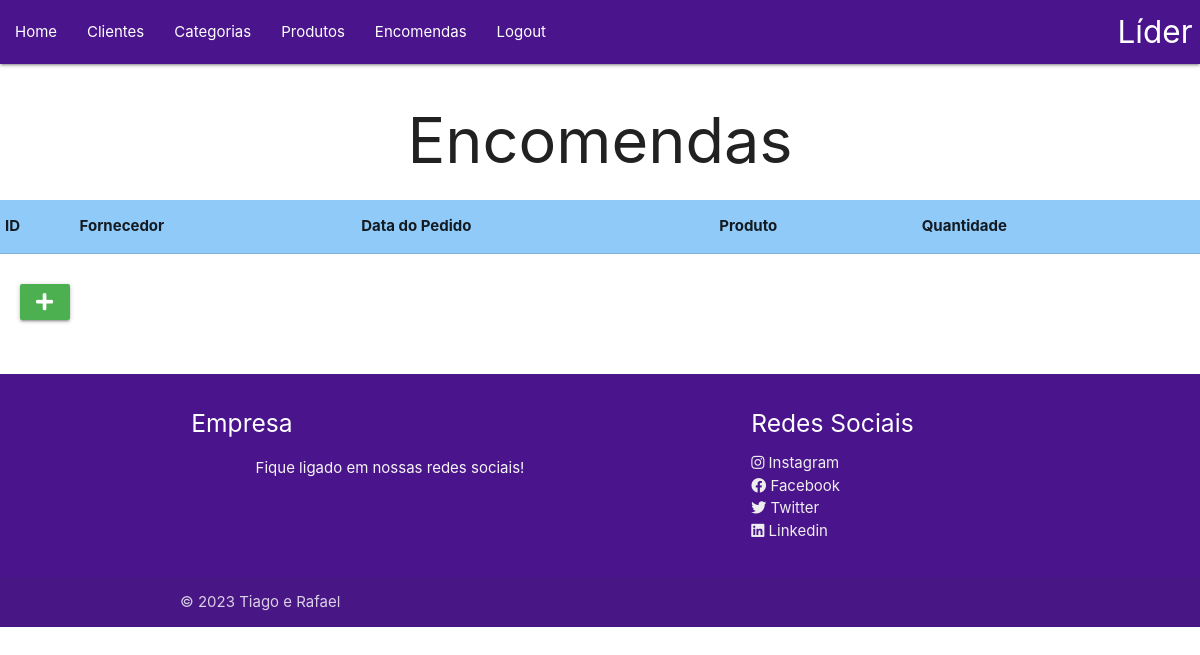
Page /VIEW/encomenda/listarEncomendas.php (signed in) on the earlier database version.
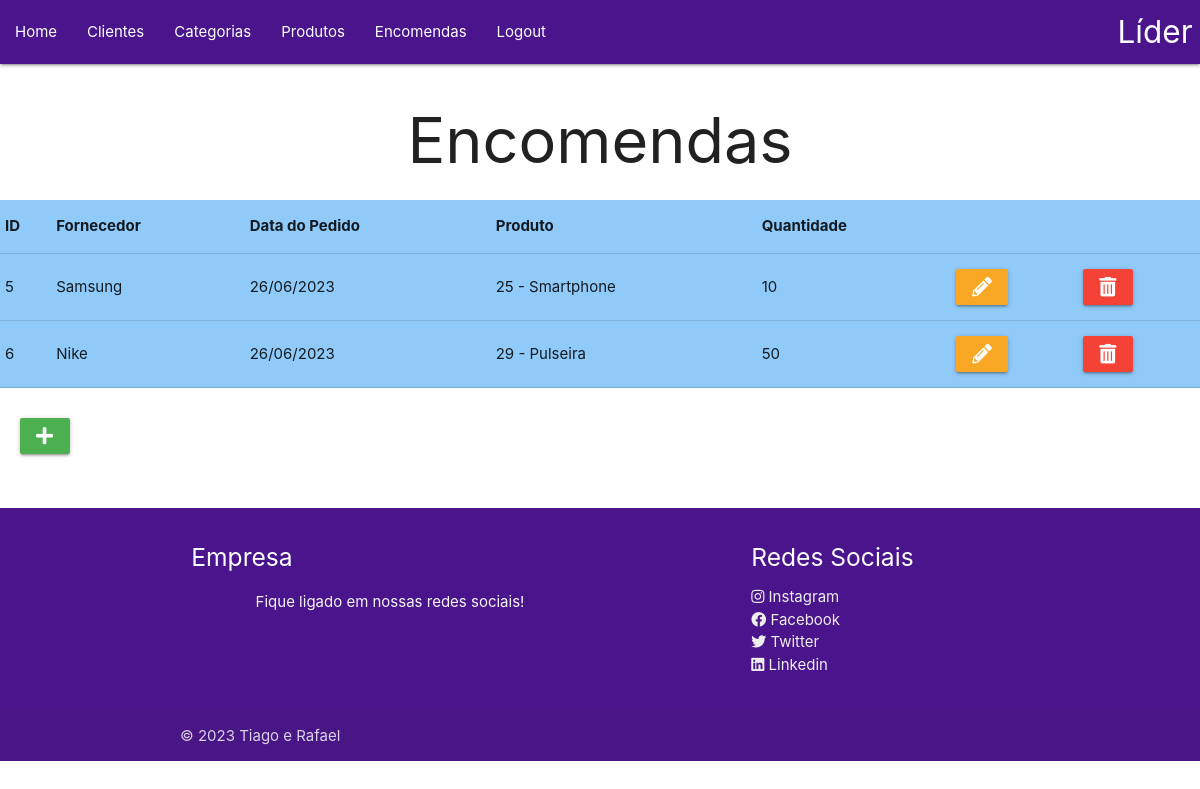
Same page on the later database version.
### tables this page shows
CREATE TABLE `encomenda` (
  `id` int(11) NOT NULL,
  `fornecedor` varchar(35) NOT NULL,
  `data_pedido` date NOT NULL,
  `id_produto` int(11) NOT NULL,
  `quantidade` int(11) NOT NULL
);

CREATE TABLE `produto` (
  `id` int(11) NOT NULL,
  `nome` varchar(35) NOT NULL,
  `id_categoria` int(11) NOT NULL,
  `valor` float NOT NULL,
  `qntd_estoque` int(11) NOT NULL
);

### DAL/dalEncomenda.php (called while the page is built, shortened)
<?php
include_once 'C:\xampp\htdocs\empresa\MODEL\Encomenda.php';
class dalEncomenda {
    public function Select() {
        $con = Conexao::conectar();
        $sql = 'SELECT * FROM encomenda;';
        $result = $con->query($sql);
        $lstEncomendas = [];
        foreach ($result as $linha) {
            $encomenda = new \MODEL\Encomenda();
            $encomenda->setId($linha['id']);
            $encomenda->setFornecedor($linha['fornecedor']);
            $encomenda->setDataPedido($linha['data_pedido']);
            $encomenda->setIdProduto($linha['id_produto']);
            $encomenda->setQuantidade($linha['quantidade']);
            $lstEncomendas[] = $encomenda;
        }
        return $lstEncomendas;
    }
}

### BLL/bllEncomenda.php (called while the page is built, shortened)
<?php
include_once "../../DAL/dalEncomenda.php";
include_once "../../DAL/dalProduto.php";
class bllEncomenda {
    public function Select() {
        $dal = new \DAL\dalEncomenda();
        return $dal->Select();
    }
}
?>

### MODEL/Encomenda.php (called while the page is built, shortened)
<?php
class Encomenda {
    private ?int $id;
    private ?string $fornecedor;
    private ?string $data_pedido;
    private ?int $id_produto;
    private ?int $quantidade;
    public function __construct(?int $id = null, ?string $fornecedor = null, ?int $id_produto = null, ?int $quantidade = null) {
        $this->id = $id;
        $this->fornecedor = $fornecedor;
        $this->data_pedido = date('Y-m-d');
        $this->id_produto = $id_produto;
        $this->quantidade = $quantidade;
    }
    public function getId(): ?int {
        return $this->id;
    }
    public function setId(?int $id): void {
        $this->id = $id;
    }
    public function getFornecedor(): ?string {
        return $this->fornecedor;
    }
    public function setFornecedor(?string $fornecedor): void {
        $this->fornecedor = $fornecedor;
    }
    public function getDataPedido(): ?string {
        return $this->data_pedido;
    }
    public function setDataPedido(?string $data_pedido): void {
        $this->data_pedido = $data_pedido;
    }
    public function getIdProduto(): ?int {
        return $this->id_produto;
    }
    public function setIdProduto(?int $id_produto): void {
        $this->id_produto = $id_produto;
    }
    public function getQuantidade(): ?int {
        return $this->quantidade;
    }
    public function setQuantidade(?int $quantidade): void {
        $this->quantidade = $quantidade;
    }
}
?>

### DAL/dalProduto.php (called while the page is built, shortened)
<?php
include_once 'C:\xampp\htdocs\empresa\MODEL\Produto.php';
class dalProduto {
    public function SelectID(int $id){
        $sql = "SELECT * FROM produto WHERE id=?;";
        $pdo = Conexao::conectar();
        $query = $pdo->prepare($sql);
        $query->execute (array($id));
        $linha = $query->fetch(\PDO::FETCH_ASSOC);
        $produto = new \MODEL\Produto();
        $produto->setId($linha['id']);
        $produto->setNome($linha['nome']);
        $produto->setIdCategoria($linha['id_categoria']);
        $produto->setValor($linha['valor']);
        $produto->setQuantidadeEstoque($linha['qntd_estoque']);
        return $produto;
    }
}

### BLL/bllProduto.php (called while the page is built, shortened)
<?php
include_once "../../DAL/dalProduto.php";
class bllProduto {
    public function SelectID (int $id){
        $dal = new  \DAL\dalProduto();
        return $dal->SelectID($id);
    }
}
?>

### MODEL/Produto.php (called while the page is built, shortened)
<?php
class Produto {
    private ?string $nome;
    public function __construct(?int $id = null, ?string $nome = null, ?int $idCategoria = null, ?float $valor = null, ?int $quantidadeEstoque = null) {
        $this->nome = $nome;
    }
    public function getNome(): ?string {
        return $this->nome;
    }
    public function setNome(?string $nome): void {
        $this->nome = $nome;
    }
}
?>

### VIEW/encomenda/listarEncomendas.php (the view, shortened to what this page needs)
<?php
include_once 'C:\xampp\htdocs\empresa\BLL\bllEncomenda.php';
include_once 'C:\xampp\htdocs\empresa\BLL\bllProduto.php';
$bllEncomenda = new \BLL\bllEncomenda();
$lstEncomenda = $bllEncomenda->Select();
$bllProduto = new \BLL\bllProduto();
function formatarData($data) {
    return date('d/m/Y', strtotime($data));
}
?>
<!DOCTYPE html>
<html lang="pt-br">
<head>
    <link rel="stylesheet" href="https://cdnjs.cloudflare.com/ajax/libs/materialize/1.0.0/css/materialize.min.css">
    <link rel="stylesheet" href="https://cdnjs.cloudflare.com/ajax/libs/font-awesome/5.15.3/css/all.min.css">
</head>
<body>
    <?php include_once '../menu.php'; ?>
    <h1 class="center">Encomendas</h1>
    <table class="highlight blue lighten-3">
        <tr>
            <th>ID</th>
            <th>Fornecedor</th>
            <th>Data do Pedido</th>
            <th>Produto</th>
            <th>Quantidade</th>
        </tr>
        <?php
        foreach ($lstEncomenda as $encomenda) {
            $produto = $bllProduto->SelectID($encomenda->getIdProduto());
        ?>
            <tr>
                <td><?php echo $encomenda->getId(); ?></td>
                <td><?php echo $encomenda->getFornecedor(); ?></td>
                <td><?php echo formatarData($encomenda->getDataPedido()); ?></td>
                <td><?php echo $encomenda->getIdProduto() . ' - ' . $produto->getNome(); ?></td>
                <td><?php echo $encomenda->getQuantidade(); ?></td>
                <td>
                    <a class="waves-effect waves-light yellow darken-3 btn" onclick="JavaScript:location.href='editarEncomenda.php?id=' + <?php echo $encomenda->getId(); ?>">
                        <i class="fas fa-pencil-alt"></i>
                    </a>
                </td>
                <td>
                    <a class="waves-effect waves-light red btn" onclick="JavaScript:remover(<?php echo $encomenda->getId(); ?>)">
                        <i class="fas fa-trash-alt"></i>
                    </a>
                </td>
            </tr>
        <?php
        }
        ?>
    </table>
    <div class="botao-adicionar">
        <a class="waves-effect waves-light green btn left" onclick="JavaScript:location.href='formInsEncomenda.php'">
            <i class="fas fa-plus"></i>
        </a>
    </div>
    <?php include_once '../rodape.php'; ?>
</body>
</html>

### VIEW/menu.php (shortened to what this page needs)
<!DOCTYPE html>
<html lang="pt-br">
<head>
    <link rel="stylesheet" href="https://cdnjs.cloudflare.com/ajax/libs/materialize/1.0.0/css/materialize.min.css">
</head>
<body>
    <nav>
        <div class="nav-wrapper purple darken-4">
            <a href="/empresa/VIEW/paginaInicial.php" class="brand-logo right">Líder</a>
            <ul id="nav-mobile" class="left hide-on-med-and-down">
                <li><a href="/empresa/VIEW/paginaInicial.php">Home</a></li>
                <li><a href="/empresa/VIEW/cliente/listarClientes.php">Clientes</a></li>
                <li><a href="/empresa/VIEW/categorias/listarCategorias.php">Categorias</a></li>
                <li><a href="/empresa/VIEW/produto/listarProdutos.php">Produtos</a></li>
                <li><a href="/empresa/VIEW/encomenda/listarEncomendas.php">Encomendas</a></li>
                <li><a href="/empresa/VIEW/logout.php">Logout</a></li>
            </ul>
        </div>
    </nav>
</body>
</html>

### VIEW/rodape.php (shortened to what this page needs)
<!DOCTYPE html>
<html lang="pt-br">
<head>
    <link rel="stylesheet" href="https://cdnjs.cloudflare.com/ajax/libs/materialize/1.0.0/css/materialize.min.css">
    <link rel="stylesheet" href="https://cdnjs.cloudflare.com/ajax/libs/font-awesome/5.11.2/css/all.css">
</head>
<body>
    <footer class="page-footer purple darken-4" name="rodape">
        <div class="container">
            <div class="row">
                <div class="col l6 s12">
                    <h5 class="white-text">Empresa</h5>
                    <p class="grey-text text-lighten-4">Fique ligado em nossas redes sociais!</p>
                </div>
                <div class="col l4 offset-l2 s12">
                    <h5 class="white-text">Redes Sociais</h5>
                    <ul>
                        <li><a class="grey-text text-lighten-3" href="https://www.instagram.com/"><i class="fab fa-instagram"></i> Instagram</a></li>
                        <li><a class="grey-text text-lighten-3" href="https://www.facebook.com/"><i class="fab fa-facebook"></i> Facebook</a></li>
                        <li><a class="grey-text text-lighten-3" href="https://www.twitter.com/"><i class="fab fa-twitter"></i> Twitter</a></li>
                        <li><a class="grey-text text-lighten-3" href="https://www.linkedin.com/"><i class="fab fa-linkedin"></i> Linkedin</a></li>
                    </ul>
                </div>
            </div>
        </div>
        <div class="footer-copyright">
            <div class="container">
                © 2023 Tiago e Rafael
            </div>
        </div>
    </footer>
</body>
</html>

### VIEW/rodape.php (style rules this page uses)
footer { background-position: center center; background-repeat: no-repeat; background-size: cover; margin-top: 120px; }
footer p { text-align: center; margin: 20px 0px; color: #fff; }

### VIEW/encomenda/listarEncomendas.php (style rules this page uses)
table { margin-bottom: 50px; }
.botao-adicionar { position: relative; bottom: 20px; left: 20px; }

Differences in the rows shown:
added encomenda: id "5", fornecedor "Samsung", data_pedido "26/06/2023", id_produto "25", id_produto.nome "Smartphone", quantidade "10"
added encomenda: id "6", fornecedor "Nike", data_pedido "26/06/2023", id_produto "29", id_produto.nome "Pulseira", quantidade "50"
